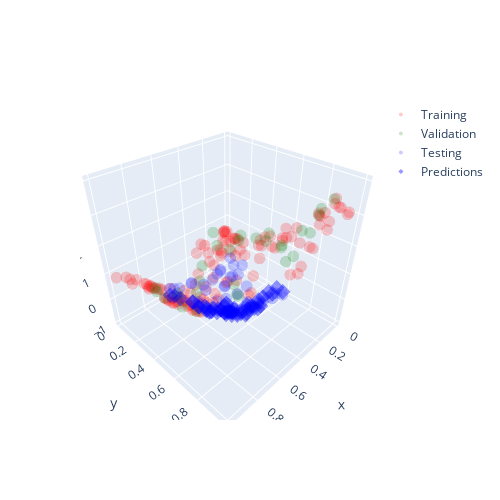

Notebook source saved alongside this figure:
### Code cell
fig = go.Figure()
fig.update_layout(
    autosize=False,
    width=500,
    height=500,
)
fig.add_trace(go.Scatter3d(x=X[train_idxs, 0], y=X[train_idxs, 1], z=y[train_idxs].flatten(), **TRAIN_MARKER, name="Training"))
fig.add_trace(go.Scatter3d(x=X[val_idxs, 0], y=X[val_idxs, 1], z=y[val_idxs].flatten(), **VAL_MARKER, name="Validation"))
fig.add_trace(go.Scatter3d(x=X[test_idxs, 0], y=X[test_idxs, 1], z=y[test_idxs].flatten(), **TEST_MARKER, name="Testing"))
fig.add_trace(go.Scatter3d(x=X[test_idxs, 0], y=X[test_idxs, 1], z=y_pred.flatten(), **TEST_PRED, name="Predictions"))
fig.show()
print(mean_absolute_percentage_error(y[test_idxs], y_pred, sample_weight=y[test_idxs]))
